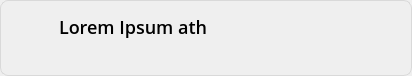
<?xml version="1.0" encoding="UTF-8"?>
<ui version="4.0">
 <class>ProjectCard</class>
 <widget class="QWidget" name="ProjectCard">
  <property name="geometry">
   <rect>
    <x>0</x>
    <y>0</y>
    <width>412</width>
    <height>76</height>
   </rect>
  </property>
  <property name="minimumSize">
   <size>
    <width>412</width>
    <height>76</height>
   </size>
  </property>
  <property name="maximumSize">
   <size>
    <width>412</width>
    <height>76</height>
   </size>
  </property>
  <property name="windowTitle">
   <string>Form</string>
  </property>
  <property name="styleSheet">
   <string notr="true">#container {
    border: 1px solid #D9D9D9;
    border-radius:  8px;
}

#container:hover {
	background-color: #D6ECFF;
}

#projectInfo {
    font-family: Open Sans;
    font-weight: 500;
    line-height: 24px;
    letter-spacing: 0%;
    font-size: 16px;
    color: #666666;
}

#widget {
    background-color: transparent;
}

#projectNameLabel  {
    font-family: Open Sans;
    font-weight: 500;
    line-height: 26px;
    letter-spacing: 0%;
    font-size: 18px;
    color: black;
}

#menuButton {
    background: transparent;
    border: none;
}

#projectIcon {
    background: transparent;
    border: none;
}</string>
  </property>
  <layout class="QHBoxLayout" name="horizontalLayout_2">
   <property name="leftMargin">
    <number>0</number>
   </property>
   <property name="topMargin">
    <number>0</number>
   </property>
   <property name="rightMargin">
    <number>0</number>
   </property>
   <property name="bottomMargin">
    <number>0</number>
   </property>
   <item>
    <widget class="QWidget" name="container" native="true">
     <property name="minimumSize">
      <size>
       <width>410</width>
       <height>70</height>
      </size>
     </property>
     <layout class="QHBoxLayout" name="horizontalLayout_3">
      <property name="topMargin">
       <number>5</number>
      </property>
      <property name="bottomMargin">
       <number>5</number>
      </property>
      <item>
       <widget class="QToolButton" name="projectIcon">
        <property name="icon">
         <iconset resource="../../../../Resources/Resources.qrc">
          <normaloff>:/images/header-project.svg</normaloff>:/images/header-project.svg</iconset>
        </property>
        <property name="iconSize">
         <size>
          <width>32</width>
          <height>32</height>
         </size>
        </property>
       </widget>
      </item>
      <item>
       <widget class="QWidget" name="widget_2" native="true">
        <layout class="QVBoxLayout" name="verticalLayout">
         <property name="spacing">
          <number>15</number>
         </property>
         <property name="topMargin">
          <number>6</number>
         </property>
         <property name="bottomMargin">
          <number>6</number>
         </property>
         <item>
          <widget class="QWidget" name="widget" native="true">
           <property name="minimumSize">
            <size>
             <width>0</width>
             <height>32</height>
            </size>
           </property>
           <property name="styleSheet">
            <string notr="true"/>
           </property>
           <layout class="QHBoxLayout" name="horizontalLayout">
            <property name="spacing">
             <number>10</number>
            </property>
            <property name="leftMargin">
             <number>0</number>
            </property>
            <property name="topMargin">
             <number>0</number>
            </property>
            <property name="rightMargin">
             <number>0</number>
            </property>
            <property name="bottomMargin">
             <number>0</number>
            </property>
            <item>
             <widget class="QLabel" name="projectNameLabel">
              <property name="styleSheet">
               <string notr="true"/>
              </property>
              <property name="text">
               <string>Lorem Ipsum ath</string>
              </property>
             </widget>
            </item>
            <item>
             <widget class="QToolButton" name="menuButton">
              <property name="minimumSize">
               <size>
                <width>24</width>
                <height>24</height>
               </size>
              </property>
              <property name="maximumSize">
               <size>
                <width>24</width>
                <height>24</height>
               </size>
              </property>
              <property name="text">
               <string/>
              </property>
              <property name="icon">
               <iconset resource="../../../../Resources/Resources.qrc">
                <normaloff>:/images/ellipsis-vertical.svg</normaloff>:/images/ellipsis-vertical.svg</iconset>
              </property>
              <property name="iconSize">
               <size>
                <width>24</width>
                <height>24</height>
               </size>
              </property>
             </widget>
            </item>
           </layout>
          </widget>
         </item>
         <item>
          <widget class="QLabel" name="projectInfo"/>
         </item>
        </layout>
       </widget>
      </item>
     </layout>
    </widget>
   </item>
  </layout>
 </widget>
 <resources>
  <include location="../../../../Resources/Resources.qrc"/>
 </resources>
 <connections/>
</ui>
